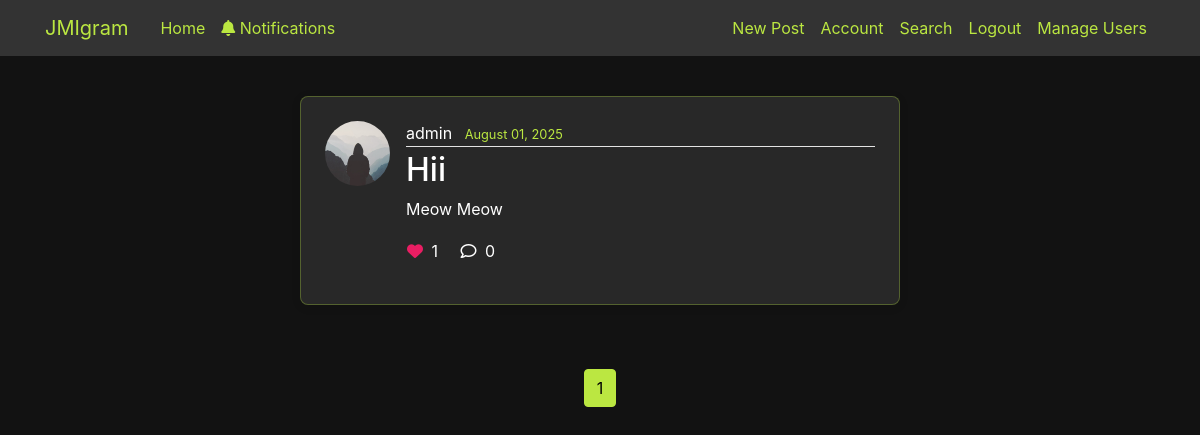
Screenshot of /home (signed in) with the database file from the repository.
### flaskblog/models.py (models this page shows, shortened)
class Post(db.Model):
    id = db.Column(db.Integer, primary_key=True)
    is_under_review = db.Column(db.Boolean, default=False)
    title = db.Column(db.String(100), nullable=False)
    content = db.Column(db.Text, nullable=True)
    image_file = db.Column(db.String(120), nullable=True)
    date_posted = db.Column(db.DateTime, nullable=False, default=datetime.utcnow)
    user_id = db.Column(db.Integer, db.ForeignKey('user.id'), nullable=False)
    likes = db.relationship('Like', backref='post', lazy='dynamic', cascade='all, delete-orphan')
    comments = db.relationship('Comment', backref='post', lazy='dynamic', cascade='all, delete-orphan')
    def get_like_count(self):
        return self.likes.count()
    def get_comment_count(self):
        return self.comments.count()

class User(db.Model, UserMixin):
    id = db.Column(db.Integer, primary_key=True)
    username = db.Column(db.String(20), unique=True, nullable=False)
    email = db.Column(db.String(120), unique=True, nullable=False)
    image_file = db.Column(db.String(20), nullable=False, default='default.jpg')
    password = db.Column(db.String(60), nullable=False)
    is_admin = db.Column(db.Boolean, default=False)
    role = db.Column(db.String(30), default="Student")
    email_verified = db.Column(db.Boolean, default=False)
    verification_token = db.Column(db.String(100), nullable=True)
    token_created_at = db.Column(db.DateTime, nullable=True)
    posts = db.relationship('Post', backref='author', lazy=True)
    likes = db.relationship('Like', backref='user', lazy=True, cascade='all, delete-orphan')
    comments = db.relationship('Comment', backref='author', lazy=True, cascade='all, delete-orphan')
    def has_liked_post(self, post):
        return Like.query.filter_by(user_id=self.id, post_id=post.id).first() is not None

### flaskblog/routes.py (the view)
@app.route("/")
@app.route("/home")
@login_required
def home():
    form = EmptyForm()
    page = request.args.get('page', 1, type=int)
    if current_user.is_authenticated and (current_user.is_admin or current_user.role == 'Police'):
        posts = Post.query.order_by(Post.date_posted.desc()).paginate(page=page, per_page=5)
    else:
        posts = Post.query.filter_by(is_under_review=False).order_by(Post.date_posted.desc()).paginate(page=page, per_page=5)
    return render_template('home.html', posts=posts, form=form)

### flaskblog/models.py (called while the page is built)
@login_manager.user_loader
def load_user(user_id):
    return User.query.get(int(user_id))

### flaskblog/routes.py (called while the page is built)
@app.before_request
def check_email_verification():
    if (current_user.is_authenticated and
        not current_user.email_verified and
        request.endpoint not in ['verify_email', 'resend_verification', 'logout', 'static', 'verify_email_prompt']):
        flash('Please verify your email address to access this feature.', 'warning')
        return redirect(url_for('verify_email_prompt'))

### flaskblog/templates/home.html (shortened to what this page needs)
{% extends "layout.html" %}
{% block content %}
<div class="main-content-wrapper">
  {% for post in posts.items %}
  <article class="media content-section">
    <img class="rounded-circle article-img" src="{{ url_for('static', filename='profile_pic/' + post.author.image_file) }}">
    <div class="media-body">
      <div class="article-metadata">
        <a class="mr-2 name" href="{{ url_for('user_posts', username=post.author.username) }}">{{ post.author.username }}</a>
        <small class="text-muted" style="color: #bbe741 !important;">{{ post.date_posted.strftime('%B %d, %Y') }}</small>
      </div>
      <h2>
        <a class="article-title" href="{{ url_for('post', post_id=post.id) }}">{{ post.title }}</a>
      </h2>
      {% if post.content %}
        <p class="article-content" style="color: white;">{{ post.content }}</p>
      {% endif %}
      {% if current_user.is_authenticated %}
        <div class="post-actions mt-3 mb-3">
          <button class="btn btn-link like-btn p-0 mr-3"
                  data-post-id="{{ post.id }}"
                  style="color: white; text-decoration: none;">
            {% if current_user.has_liked_post(post) %}
              <i class="fas fa-heart" style="color: #e91e63;"></i>
            {% else %}
              <i class="far fa-heart" style="color: white;"></i>
            {% endif %}
            <span class="like-count ml-1">{{ post.get_like_count() }}</span>
          </button>
          <button class="btn btn-link p-0 mr-3"
                  onclick="toggleCommentSection({{ post.id }})"
                  style="color: white; text-decoration: none;">
            <i class="far fa-comment" style="color: white;"></i>
            <span class="ml-1">{{ post.get_comment_count() }}</span>
          </button>
        </div>
      {% endif %}
        {% set recent_comments = post.comments|reverse|list %}
    </div>
  </article>
  {% endfor %}
  <div class="pagination-center">
    {% for page_num in posts.iter_pages(left_edge=1, right_edge=1, left_current=1, right_current=2) %}
      {% if page_num %}
        {% if posts.page == page_num %}
          <a class="btn btn-info mb-4" href="{{ url_for('home', page=page_num) }}"
             style="background-color: #bbe741 !important; border-color: #bbe741 !important; color: #000 !important;">{{ page_num }}</a>
        {% else %}
          <a class="btn btn-outline-info mb-4" href="{{ url_for('home', page=page_num) }}"
             style="border-color: #bbe741 !important; color: #bbe741 !important;">{{ page_num }}</a>
        {% endif %}
      {% else %}
        <span style="color: #bbe741; padding: 0.375rem 0.75rem; margin: 0 0.25rem;">...</span>
      {% endif %}
    {% endfor %}
  </div>
</div>
<link rel="stylesheet" href="https://cdnjs.cloudflare.com/ajax/libs/font-awesome/6.0.0/css/all.min.css">
{% endblock content %}

### flaskblog/static/main.css (style rules this page uses)
body { background: #fafafa; color: #333333; margin-top: 5rem; }
h1, h2, h3, h4, h5, h6 { color: #444444; }
.content-section { background: #282828 !important; padding: 10px 20px; border: 1px solid #bbe741; border-radius: 3px; margin-bottom: 20px; }
.article-title { color: white; }
.article-content { white-space: pre-line; }
.article-img { height: 65px; width: 65px; margin-right: 16px; }
.article-metadata { padding-bottom: 1px; margin-bottom: 4px; border-bottom: 1px solid #e3e3e3 }
.name { color: white; }
.main-content-wrapper { max-width: 600px; margin: 0 auto; padding: 20px; width: 100%; }
.pagination-center { display: flex; justify-content: center; align-items: center; margin-top: 30px; gap: 10px; }
.pagination-center .btn { margin: 0 2px; }
@media (max-width: 1200px) { .main-content-wrapper { max-width: 700px; padding: 15px; } }
.content-section { margin-bottom: 30px; box-shadow: 0 2px 10px rgba(0, 0, 0, 0.1); }

### flaskblog/static/main1.css (style rules this page uses)
.content-section { border-radius: 10px; background-color: #282828; }
.btn-info { background-color: #bbe741 !important; border-color: #bbe741 !important; }

### flaskblog/templates/layout.html (style rules this page uses)
label, .form-control, .form-check-label, .form-check-input, .btn, small, a { color: white; }
.main-content-wrapper { display: flex; flex-direction: column; align-items: center; width: 100%; padding: 1rem 0; }
.content-section { width: 100%; max-width: 600px; margin: 0 auto 2rem auto !important; padding: 1.5rem; background-color: rgba(30, 30, 30, 0.5); border-radius: 8px; border: 1px solid rgba(187, 231, 65, 0.3); }
article.content-section { margin-bottom: 2rem !important; padding: 1.5rem !important; }
.main-content-wrapper > * { margin-bottom: 1.5rem; }
.main-content-wrapper > *:last-child { margin-bottom: 0; }
.pagination-center { text-align: center; width: 100%; max-width: 600px; margin-top: 2rem; }

### rows the page displays
Post: image_file (placeholder picture), author.username "admin", date_posted "August 01, 2025", title "Hii", content "Meow Meow", get_like_count "1", get_comment_count "0"

### other values shown
{{ page_num }} "1"
